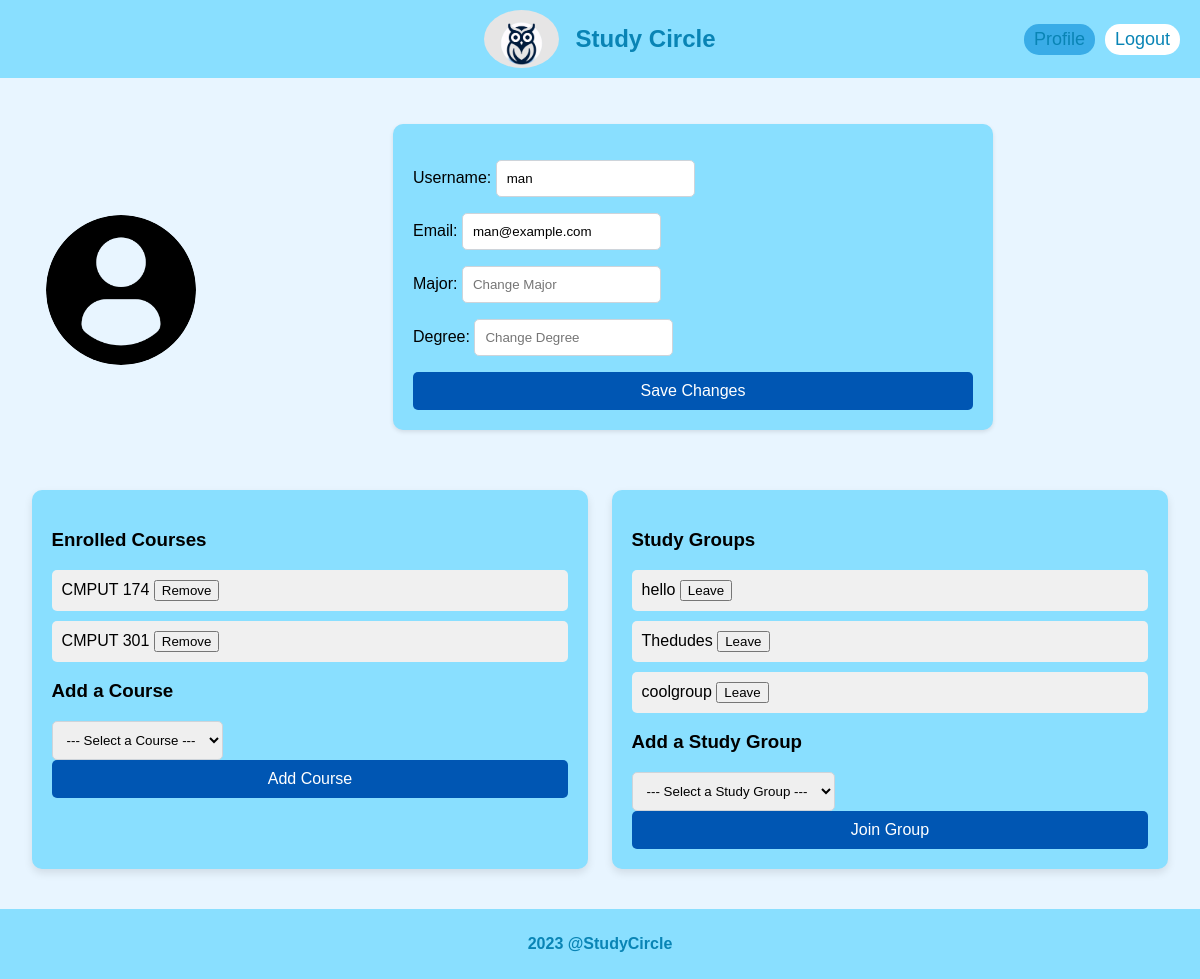
The page /users/profile (signed in) on the database its author committed.
### users/models.py (models this page shows)
class User(AbstractUser):
    major = models.CharField(max_length=100)
    degree = models.CharField(max_length=100)

class UserCourse(models.Model):
    user = models.ForeignKey(User, on_delete=models.CASCADE)
    course = models.ForeignKey(Course, on_delete=models.CASCADE)

### courses/models.py (models this page shows, shortened)
class Course(models.Model):
    department = models.CharField(max_length=50)
    level = models.IntegerField()

### groups/models.py (models this page shows, shortened)
class UserGroup(models.Model):
    user = models.ForeignKey(User, on_delete=models.CASCADE)
    group = models.ForeignKey(Group, on_delete=models.CASCADE)

class Group(models.Model):
    name = models.CharField(max_length=100)
    bio = models.TextField(verbose_name="Group Bio", blank=True)
    meeting_date = models.DateField(verbose_name="Meeting Date", default=datetime.date.today)
    meeting_time = models.TimeField(verbose_name="Meeting Time", default=datetime.time(12, 0))
    session_type = models.CharField(max_length=100, choices=SESSION_TYPE_CHOICES)
    dynamics = models.CharField(max_length=100, choices=GROUP_DYNAMICS_CHOICES)
    location = models.CharField(max_length=100, choices=LOCATION_CHOICES)

### users/views.py (the view)
# urls.py: path("profile", views.profile_view, name="profile"),
def profile_view(request):
    user = request.user
    enrolled_courses = UserCourse.objects.filter(user=user)
    enrolled_groups = UserGroup.objects.filter(user=user)
    courses = Course.objects.all()
    available_groups = Group.objects.exclude(usergroup__user=user)  # Get groups that the user is not already in
    if request.method == "POST" and 'group_id' in request.POST:
        group_id = request.POST.get("group_id")
        group = Group.objects.get(id=group_id)
        UserGroup.objects.create(user=user, group=group)
        return redirect('users:profile')
    return render(request, "users/profile.html", {
        "user": user,
        "enrolled_courses": enrolled_courses,
        "enrolled_groups": enrolled_groups,
        "courses": courses,
        "available_groups": available_groups,
    })

### users/templates/users/profile.html (shortened to what this page needs)
{% extends 'layout.html' %}
{% load static %}
{% block content %}
<div class="container-profile-page" style="display: flex; align-items: center; justify-content: center; margin-bottom: 20px;">
    <div style="flex-shrink: 0; padding-right: 20px;">
        <img src="{% static 'images/profile-user.png' %}" alt="Profile Photo" style="width: 150px; height: 150px; border-radius: 50%; object-fit: cover;">
    </div>
    <div class="edit-profile-form" style="flex-grow: 1; width: 100%; max-width: 600px;">
        <form action="{% url 'users:edit_profile' %}" method="post">
            <p>Username: <input class="form-control" type="text" name="new_username" placeholder="Change Username" value="{{ user.username }}"></p>
            <p>Email: <input class="form-control" type="email" name="new_email" placeholder="Change Email" value="{{ user.email }}"></p>
            <p>Major: <input class="form-control" type="text" name="major" placeholder="Change Major" value="{{ user.major }}"></p>
            <p>Degree: <input class="form-control" type="text" name="degree" placeholder="Change Degree" value="{{ user.degree }}"></p>
            <input class="btn btn-primary" type="submit" value="Save Changes">
        </form>
    </div>
</div>
<div class="courses-groups-container" style="display: flex; justify-content: space-around; width: 100%;">
    <div class="profile-courses" style="margin-bottom: 20px;">
        <h3>Enrolled Courses</h3>
        <ul class="profile-list">
            {% for user_course in enrolled_courses %}
                <li>
                    {{ user_course.course.department }} {{ user_course.course.level }}
                    <form action="{% url 'users:delete_course' user_course.course.id %}" method="post" style="display: inline;">
                        <button type="submit" class="btn btn-danger btn-sm">Remove</button>
                    </form>
                </li>
            {% empty %}
                <li>No courses enrolled.</li>
            {% endfor %}
        </ul>
        <h3>Add a Course</h3>
        <form action="{% url 'users:add_course' %}" method="post">
            <select class="form-control" name="course_id">
                <option value="">--- Select a Course ---</option>
            </select>
            <input class="btn btn-primary" type="submit" value="Add Course">
        </form>
    </div>
    <div class="profile-groups" style="margin-bottom: 20px;">
        <h3>Study Groups</h3>
        <ul class="profile-list">
            {% for user_group in enrolled_groups %}
                <li>
                    {{ user_group.group.name }}
                    <form action="{% url 'users:delete_group' user_group.group.id %}" method="post" style="display: inline;">
                        <button type="submit" class="btn btn-danger btn-sm">Leave</button>
                    </form>
                </li>
            {% empty %}
                <li>No study groups joined.</li>
            {% endfor %}
        </ul>
        <h3>Add a Study Group</h3>
        <form action="{% url 'users:profile' %}" method="post">
            <select class="form-control" name="group_id">
                <option value="">--- Select a Study Group ---</option>
            </select>
            <input class="btn btn-primary" type="submit" value="Join Group">
        </form>
    </div>
</div>
{% endblock %}

### static/css/common.css (style rules this page uses)
* { box-sizing: border-box; }
html, body { width: 100%; height: 100%; margin: 0; padding: 0; font-family: 'Arial', sans-serif; }
body { font-family: Arial, Helvetica, sans-serif; background-color: #E8F5FF; min-height: 100%; display: flex; flex-direction: column; margin: 0; }
.btn-primary { padding: 10px 15px; background-color: #0056b3; color: white; border: none; border-radius: 4px; cursor: pointer; }
.edit-profile-form { background-color: #89DFFF; padding: 20px; border-radius: 10px; box-shadow: 0 4px 8px rgba(0, 0, 0, 0.1); margin-bottom: 30px; max-width: 800px; margin-left: auto; margin-right: auto; }
.profile-courses, .profile-groups { background-color: #89DFFF; padding: 20px; border-radius: 10px; box-shadow: 0 4px 8px rgba(0, 0, 0, 0.1); width: 48%; margin-bottom: 30px; }
.profile-list { list-style: none; padding: 0; }
.profile-list li { background-color: #F0F0F0; padding: 10px; margin-bottom: 10px; border-radius: 5px; }
.form-control { border-radius: 20px; border: 1px solid #ced4da; padding: 10px; }
.btn-primary { border-radius: 20px; border: none; padding: 10px 20px; font-size: 16px; }
.container-profile-page { display: flex; margin: 16px; padding: 10px; gap: 16px; }
.edit-profile-form { padding: 20px; border-radius: 10px; box-shadow: 0 2px 4px rgba(0, 0, 0, 0.1); }
.form-control { border-radius: 5px; }
.btn-primary { width: 100%; border-radius: 5px; }

### rows shown on the page
User: new_username "man", new_email "man@example.com"
UserCourse: course.department "CMPUT", course.level "174"
UserCourse: course.department "CMPUT", course.level "301"
UserGroup: group.name "hello"
UserGroup: group.name "Thedudes"
UserGroup: group.name "coolgroup"
